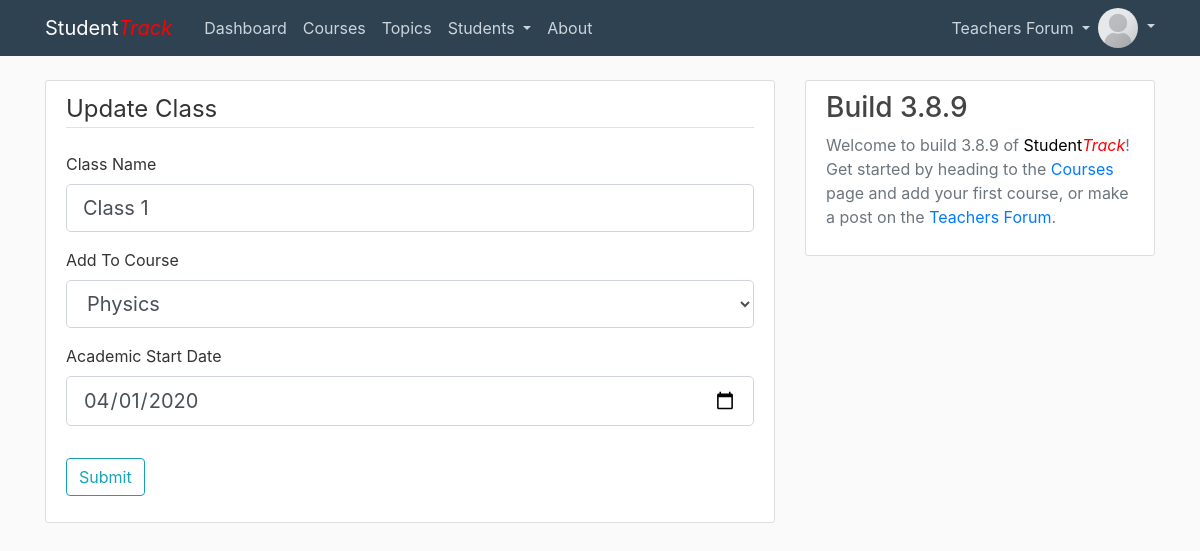
The app's page /class/1/update (signed in) with its own data.
### projectCode/models.py (models this page shows, shortened)
class User(db.Model, UserMixin):
    id = db.Column(db.Integer, primary_key=True)
    username = db.Column(db.String(20), unique=True, nullable=False)
    email = db.Column(db.String(120), unique=True, nullable=False)
    image_file = db.Column(db.String(20), nullable=False, default='def.png')
    password = db.Column(db.String(60), nullable=False)
    posts = db.relationship('Post', backref='author', lazy=True)
    courses = db.relationship('Course', backref='teacher', lazy=True)
    comments = db.relationship('Comment', backref='commenter', lazy=True)

class Class(db.Model):
    id = db.Column(db.Integer, primary_key=True)
    class_name = db.Column(db.String(100), nullable=False)
    class_starting_date = db.Column(db.DateTime, nullable=False)
    course_id = db.Column(db.Integer, db.ForeignKey('course.id'), nullable=False)
    students = db.relationship('Student', secondary=ClassRegister, backref=db.backref('classes'))

### projectCode/routes.py (the view)
@app.route("/class/<int:class_id>/update", methods=['GET', 'POST'])
@login_required
def update_class(class_id):
    xclass = Class.query.get_or_404(class_id)
    if xclass.course.teacher != current_user:
        abort(403)
    form = ClassForm()
    courses = Course.query.filter_by(teacher=current_user).all()
    form.course_id.choices = [(course.id, course.name) for num, course in enumerate(courses)]
    if form.validate_on_submit():
        xclass.class_name = form.class_name.data
        xclass.class_starting_date = form.class_starting_date.data
        xclass.course_id = form.course_id.data
        db.session.commit()
        flash('Your class has been updated!', 'success')
        return redirect(url_for('xclass', class_id=xclass.id))
    elif request.method == 'GET':
        form.class_name.data = xclass.class_name
        form.class_starting_date.data = xclass.class_starting_date
        form.course_id.data = xclass.course.id
        form.course_id.enabled = True
    return render_template('new_class.html', title='Update Class',
                           form=form, legend='Update Class')

### projectCode/forms.py
class ClassForm(FlaskForm):
    class_name = StringField('Class Name', validators=[DataRequired(), Length(max=50)])
    course_id = SelectField('Add To Course', coerce=int)
    class_starting_date = DateField('Academic Start Date', validators=[DataRequired("Date before year 3000 is required")])
    submit = SubmitField('Submit')

### projectCode/models.py (called while the page is built)
@login_manager.user_loader
def load_user(user_id):
    return User.query.get(int(user_id))

### projectCode/templates/new_class.html (shortened to what this page needs)
{% extends "layout_content.html" %}
{% block content %}
<div class="content-section">
    <form method="POST" action="">
        <fieldset class="form-group">
            <legend class="border-bottom mb-4">{{ legend }}</legend>
            <div class="form-group">
                {{ form.class_name.label(class="form-control-label") }}
                {% if form.class_name.errors %}
                    {{ form.class_name(class="form-control form-control-lg is-invalid") }}
                    <div class="invalid-feedback">
                        {% for error in form.class_name.errors %}
                            <span>{{ error }}</span>
                        {% endfor %}
                    </div>
                {% else %}
                    {{ form.class_name(class="form-control form-control-lg") }}
                {% endif %}
            </div>
            {% if form.course_id.enabled %}
            <div class="form-group">
                {{ form.course_id.label(class="form-control-label") }}
                {% if form.course_id.errors %}
                    {{ form.course_id(class="form-control form-control-lg is-invalid") }}
                    <div class="invalid-feedback">
                        {% for error in form.course_id.errors %}
                            <span>{{ error }}</span>
                        {% endfor %}
                    </div>
                {% else %}
                    {{ form.course_id(class="form-control form-control-lg") }}
                {% endif %}
            </div>
            {% else %}
            {{ form.course_id(class="d-none") }}
            {% endif %}
            <div class="form-group">
                {{ form.class_starting_date.label(class="form-control-label") }}
                {% if form.class_starting_date.errors %}
                    {{ form.class_starting_date(class="form-control form-control-lg is-invalid") }}
                    <div class="invalid-feedback">
                        {% for error in form.class_starting_date.errors %}
                            <span>{{ error }}</span>
                        {% endfor %}
                    </div>
                {% else %}
                    {{ form.class_starting_date(class="form-control form-control-lg") }}
                {% endif %}
            </div>
        </fieldset>
        <div class="form-group">
            {{ form.submit(class="btn btn-outline-info") }}
        </div>
    </form>
</div>
{% endblock content %}

### projectCode/templates/layout_site_main.html (shortened to what this page needs)
<!DOCTYPE html>
<html>
<head>
    <link rel="stylesheet" href="https://maxcdn.bootstrapcdn.com/bootstrap/4.0.0/css/bootstrap.min.css">
    <link rel="stylesheet" type="text/css" href="{{ url_for('static', filename='css/main.css') }}">
</head>
<body>
    <header class="site-header">
      <nav class="navbar navbar-expand-md navbar-dark bg-steel fixed-top">
        <div class="container">
          <a class="navbar-brand mr-4" href="/">Student<font color="red"><em>Track</em></font></a>
          <div class="collapse navbar-collapse" id="navbarToggle">
            <div class="navbar-nav mr-auto">
              {% if current_user.is_authenticated %}
              <a class="nav-item nav-link" href="{{ url_for('dash') }}">Dashboard</a>
              <a class="nav-item nav-link" href="{{ url_for('courses') }}">Courses</a>
              <a class="nav-item nav-link" href="{{ url_for('topics') }}">Topics</a>
              <li class="nav-item dropdown">
                <a class="nav-link dropdown-toggle" href="#" id="navbarDropdown1" role="button" data-toggle="dropdown" aria-haspopup="true" aria-expanded="false">
                  Students
                </a>
              </li>
              {% else %}
              <a class="nav-item nav-link" href="{{ url_for('home') }}">Forum</a>
              {% endif %}
              <a class="nav-item nav-link" href="{{ url_for('about') }}">About</a>
            </div>
            <div class="navbar-nav">
              {% if current_user.is_authenticated %}
              <li class="nav-item dropdown">
                <a class="nav-link dropdown-toggle" href="#" id="navbarDropdown1" role="button" data-toggle="dropdown" aria-haspopup="true" aria-expanded="false">
                  Teachers Forum
                </a>
              </li>
              <li class="nav-item dropdown">
                <a class="nav-link dropdown-toggle p-0" href="#" id="navbarDropdown1" role="button" data-toggle="dropdown" aria-haspopup="true" aria-expanded="false">
                  <img class="rounded-circle nav-img dropdown-toggle" src="{{ url_for('static', filename='profile_pics/' + current_user.image_file) }}">
                </a>
              </li>
              {% else %}
              <a class="nav-item nav-link" href="{{ url_for('login') }}">Login</a>
              <a class="nav-item nav-link" href="{{ url_for('register') }}">Register</a>
              {% endif %}
            </div>
          </div>
        </div>
      </nav>
    </header>
    {% block sublayout %}{% endblock %}
</body>
</html>

### projectCode/static/css/main.css (style rules this page uses)
body { background: #fafafa; color: #333333; margin-top: 5rem; }
.bg-steel { background-color: #2E4252; }
.site-header .navbar-nav .nav-link { color: #cbd5db; }
.nav-img { height: 40px; width: 40px; }
.content-section { background: #ffffff; padding: 10px 20px; border: 1px solid #dddddd; border-radius: 3px; margin-bottom: 20px; word-wrap:break-word; word-break:break-word; }

### records on screen
User: image_file (picture)
Class: class_name "Class 1", course_id "Physics", class_starting_date "04/01/2020"

### other values on screen
{{ legend }} "Update Class"
